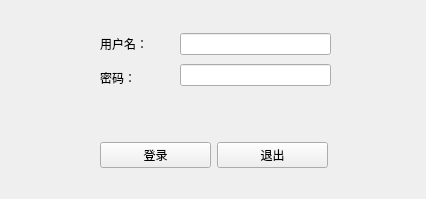
<?xml version="1.0" encoding="UTF-8"?>
<ui version="4.0">
 <class>LoginWindow</class>
 <widget class="QWidget" name="LoginWindow">
  <property name="geometry">
   <rect>
    <x>0</x>
    <y>0</y>
    <width>426</width>
    <height>199</height>
   </rect>
  </property>
  <property name="windowTitle">
   <string>登录界面</string>
  </property>
  <widget class="QWidget" name="verticalLayoutWidget">
   <property name="geometry">
    <rect>
     <x>100</x>
     <y>30</y>
     <width>71</width>
     <height>61</height>
    </rect>
   </property>
   <layout class="QVBoxLayout" name="verticalLayout">
    <item>
     <widget class="QLabel" name="label_1">
      <property name="text">
       <string>用户名：</string>
      </property>
     </widget>
    </item>
    <item>
     <widget class="QLabel" name="label_2">
      <property name="text">
       <string>密码：</string>
      </property>
     </widget>
    </item>
   </layout>
  </widget>
  <widget class="QWidget" name="horizontalLayoutWidget">
   <property name="geometry">
    <rect>
     <x>100</x>
     <y>130</y>
     <width>228</width>
     <height>51</height>
    </rect>
   </property>
   <layout class="QHBoxLayout" name="horizontalLayout">
    <item>
     <widget class="QPushButton" name="loginButton">
      <property name="text">
       <string>登录</string>
      </property>
     </widget>
    </item>
    <item>
     <widget class="QPushButton" name="quitButton">
      <property name="text">
       <string>退出</string>
      </property>
     </widget>
    </item>
   </layout>
  </widget>
  <widget class="QWidget" name="verticalLayoutWidget_2">
   <property name="geometry">
    <rect>
     <x>180</x>
     <y>30</y>
     <width>151</width>
     <height>61</height>
    </rect>
   </property>
   <layout class="QVBoxLayout" name="verticalLayout_2">
    <item>
     <widget class="QLineEdit" name="lineEditUsername"/>
    </item>
    <item>
     <widget class="QLineEdit" name="lineEditPassword"/>
    </item>
   </layout>
  </widget>
 </widget>
 <resources/>
 <connections/>
</ui>
